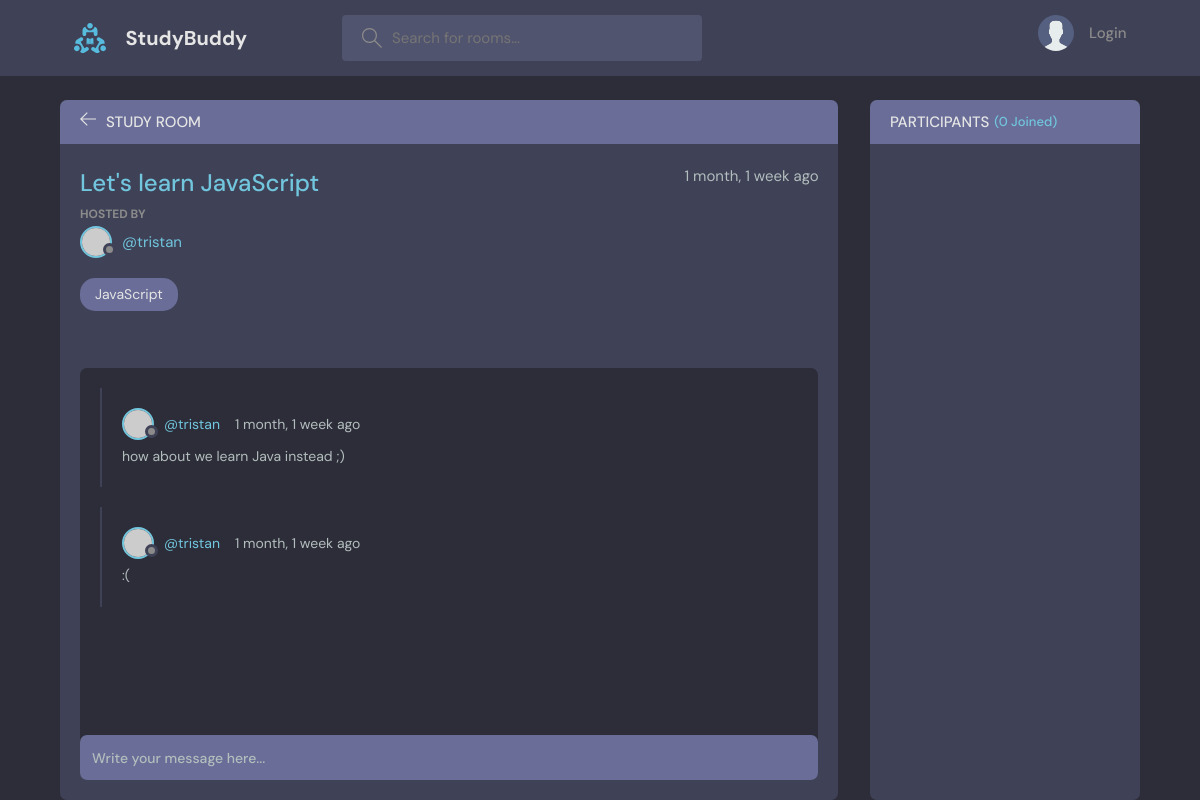
The page /room/1/ on the database its author committed.
### base/models.py (models this page shows, shortened)
class Room(models.Model):
    host = models.ForeignKey(User, on_delete=models.SET_NULL, null=True)
    topic = models.ForeignKey(Topic, on_delete=models.SET_NULL, null=True)
    name = models.CharField(max_length=200)
    description = models.TextField(null=True, blank=True)
    participants = models.ManyToManyField(User, related_name='participants', blank=True)
    updated = models.DateTimeField(auto_now=True)
    created = models.DateTimeField(auto_now_add=True)
    class Meta:
        ordering = ['-updated', '-created']

class Topic(models.Model):
    name = models.CharField(max_length=200)
    def __str__(self):
        return self.name

class Message(models.Model):
    user = models.ForeignKey(User, on_delete=models.CASCADE)
    room = models.ForeignKey(Room, on_delete=models.CASCADE)
    body = models.TextField()
    updated = models.DateTimeField(auto_now=True)
    created = models.DateTimeField(auto_now_add=True)
    class Meta:
        ordering = ['-updated', '-created']

### base/views.py (the view, shortened to what this page needs)
# urls.py: path('room/<str:pk>/', views.room, name="room"),
def room(request, pk):
    room = Room.objects.get(id=pk)
    room_m = room.message_set.all()
    participants = room.participants.all()
    context = {'room':room, 'room_m':room_m, 'participants': participants}
    return render(request, 'base/room.html', context)

### base/templates/base/room.html (shortened to what this page needs)
{% extends 'main.html' %}
{% block content %}
    <main class="profile-page layout layout--2">
      <div class="container">
        <div class="room">
          <div class="room__top">
            <div class="room__topLeft">
              <a href="{% url 'home' %}">
                <svg version="1.1" xmlns="http://www.w3.org/2000/svg" width="32" height="32" viewBox="0 0 32 32">
                  <title>arrow-left</title>
                  <path
                    d="M13.723 2.286l-13.723 13.714 13.719 13.714 1.616-1.611-10.96-10.96h27.625v-2.286h-27.625l10.965-10.965-1.616-1.607z"
                  ></path>
                </svg>
              </a>
              <h3>Study Room</h3>
            </div>
          </div>
          <div class="room__box scroll">
            <div class="room__header scroll">
              <div class="room__info">
                <h3>{{room.name}}</h3>
                <span>{{room.created | timesince }} ago</span>
              </div>
              <div class="room__hosted">
                <p>Hosted By</p>
                <a href="{% url 'user-profile' room.host.id %}" class="room__author">
                  <div class="avatar avatar--small">
                    <img src="https://randomuser.me/api/portraits/men/37.jpg" />
                  </div>
                  <span>@{{room.host.username}}</span>
                </a>
              </div>
              <span class="room__topics">{{room.topic}}</span>
            </div>
            <div class="room__conversation">
              <div class="threads scroll">
                {% for message in room_m %}
                  <div class="thread">
                    <div class="thread__top">
                      <div class="thread__author">
                        <a href="{% url 'user-profile' message.user.id %}" class="thread__authorInfo">
                          <div class="avatar avatar--small">
                            <img src="https://randomuser.me/api/portraits/men/37.jpg" />
                          </div>
                          <span>@{{message.user.username}}</span>
                        </a>
                        <span class="thread__date">{{message.created | timesince }} ago</span>
                      </div>
                    </div>
                    <div class="thread__details">
                      {{message.body}}
                    </div>
                  </div>
                {% endfor %}
              </div>
            </div>
          </div>
          <div class="room__message">
            <form action="" method="POST">
              <input name="body" placeholder="Write your message here..." />
            </form>
          </div>
        </div>
        <div class="participants">
          <h3 class="participants__top">Participants <span>({{participants.count}} Joined)</span></h3>
          <div class="participants__list scroll">
          </div>
        </div>
      </div>
    </main>
{% endblock %}

### rows shown on the page
Room: name "Let's learn JavaScript", created "1 month, 1 week", host.username "tristan", topic "JavaScript"
Message: user.username "tristan", created "1 month, 1 week", body "how about we learn Java instead ;)"
Message: user.username "tristan", created "1 month, 1 week", body ":("

### other values the page prints
{{ participants.count }} "0"
